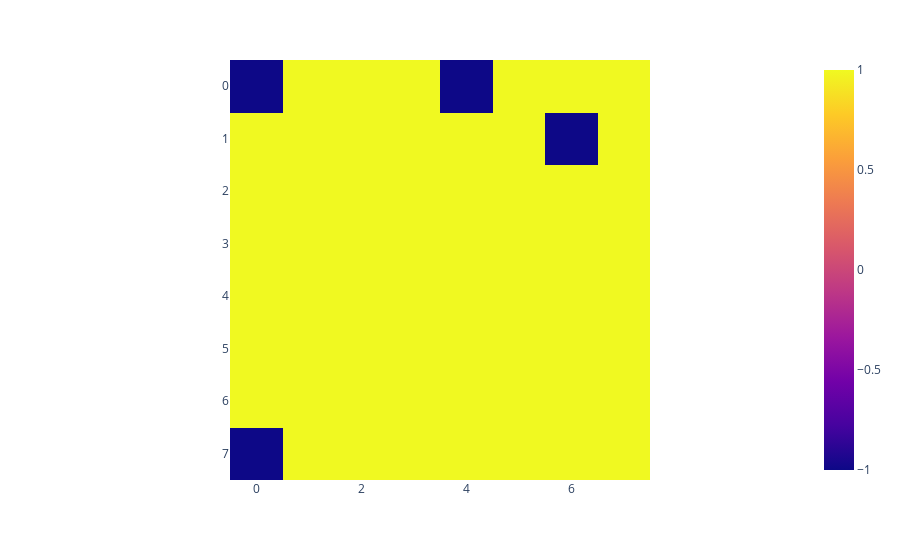

The notebook cell saved with this chart:
### Code cell
sample = generator.generate(n_samples=1)
px.imshow(sample.reshape((8, 8)))

### Figure 1 — Plotly figure (JSON) as saved in the notebook; plotly's stock layout.template omitted (floating-point values rounded to 4 significant figures)
{"data": [{"coloraxis": "coloraxis", "hovertemplate": "x: %{x}<br>y: %{y}<br>color: %{z}<extra></extra>", "name": "0", "type": "heatmap", "xaxis": "x", "yaxis": "y", "z": [[-1, 1, 1, 1, -1, 1, 1, 1], [1, 1, 1, 1, 1, 1, -1, 1], [0.9999, 1, 1, 1, 1, 1, 1, 1], [1, 1, 1, 1, 1, 1, 1, 1], [1, 1, 1, 1, 1, 1, 1, 1], [1, 1, 1, 1, 1, 1, 1, 1], [1, 1, 1, 1, 1, 1, 1, 1], [-1, 1, 1, 1, 1.0, 1, 1, 1]]}], "layout": {"coloraxis": {"colorscale": [[0, "#0d0887"], [0.1111, "#46039f"], [0.2222, "#7201a8"], [0.3333, "#9c179e"], [0.4444, "#bd3786"], [0.5556, "#d8576b"], [0.6667, "#ed7953"], [0.7778, "#fb9f3a"], [0.8889, "#fdca26"], [1, "#f0f921"]]}, "margin": {"t": 60}, "xaxis": {"anchor": "y", "constrain": "domain", "domain": [0, 1], "scaleanchor": "y"}, "yaxis": {"anchor": "x", "autorange": "reversed", "constrain": "domain", "domain": [0, 1]}}}
